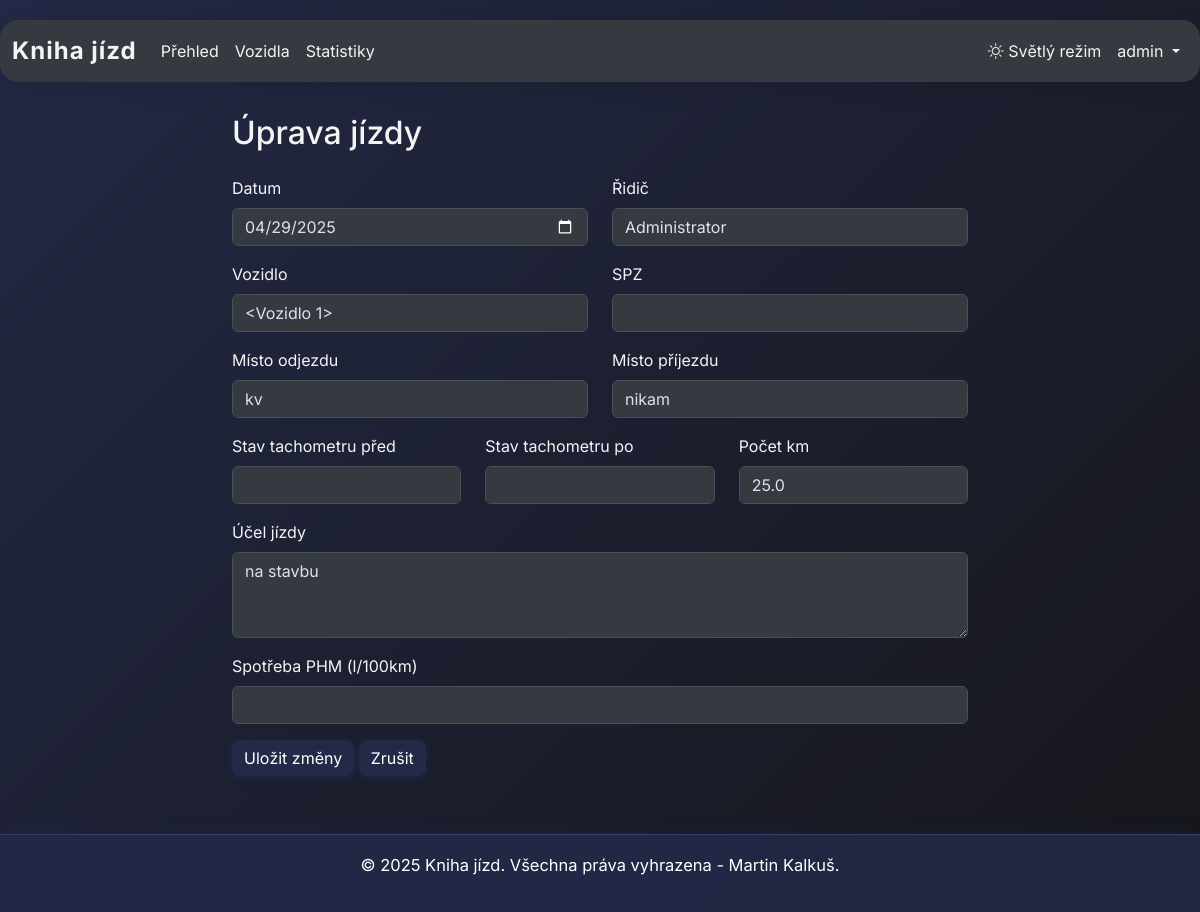
/uprava_jizdy/1 (signed in), run on the app's committed database.
### models.py (models this page shows, shortened)
class User(UserMixin, db.Model):
    __tablename__ = 'users'
    id = db.Column(Integer, primary_key=True)
    username = db.Column(String(80), unique=True, nullable=False)
    prijmeni = db.Column(String(80), nullable=False)  # Nové pole pro příjmení
    email = db.Column(String(120), unique=True, nullable=False)
    password_hash = db.Column(String(128))
    max_vozidel = db.Column(Integer, default=1)  # Maximální počet vozidel
    created_at = db.Column(DateTime, default=datetime.utcnow)
    platnost_do = db.Column(DateTime, nullable=False)  # Nové pole pro platnost účtu
    is_admin = db.Column(Boolean, default=False)
    dark_mode = db.Column(Boolean, default=True)  # Preference dark mode

class Jizda(db.Model):
    __tablename__ = 'jizdy'
    id = db.Column(Integer, primary_key=True)
    datum = db.Column(DateTime, nullable=False)
    vozidlo_id = db.Column(Integer, db.ForeignKey('vozidla.id'), nullable=False)
    vozidlo = db.relationship('Vozidlo', backref=db.backref('jizdy', lazy=True))
    ridic = db.Column(String(100), nullable=False)
    misto_odjezdu = db.Column(String(200), nullable=False)
    misto_prijezdu = db.Column(String(200), nullable=False)
    pocet_km = db.Column(Float, nullable=False)
    ucel_jizdy = db.Column(String(200), nullable=False)
    stav_tachometru = db.Column(Integer, nullable=False)
    typ_jizdy = db.Column(String(20), nullable=False, default='pracovní')  # Nový sloupec pro typ jízdy

### app.py (the view, shortened to what this page needs)
@app.route('/uprava_jizdy/<int:id>', methods=['GET', 'POST'])
@login_required
def uprava_jizdy(id):
    jizda = Jizda.query.get_or_404(id)
    return render_template('uprava_jizdy.html', jizda=jizda)

### app.py (called while the page is built)
@app.before_request
def before_request():
    if 'dark_mode' not in session:
        session['dark_mode'] = True

@login_manager.user_loader
def load_user(user_id):
    return User.query.get(int(user_id))

@app.context_processor
def inject_now():
    return {'now': datetime.now()}

### templates/uprava_jizdy.html (shortened to what this page needs)
{% extends "base.html" %}
{% block content %}
<div class="row">
    <div class="col-md-8 offset-md-2">
        <h2>Úprava jízdy</h2>
        <form method="POST" class="mt-4">
            <div class="row mb-3">
                <div class="col-md-6">
                    <label for="datum" class="form-label">Datum</label>
                    <input type="date" class="form-control" id="datum" name="datum"
                           value="{{ jizda.datum.strftime('%Y-%m-%d') }}" required>
                </div>
                <div class="col-md-6">
                    <label for="ridic" class="form-label">Řidič</label>
                    <input type="text" class="form-control" id="ridic" name="ridic"
                           value="{{ jizda.ridic }}" required>
                </div>
            </div>
            <div class="row mb-3">
                <div class="col-md-6">
                    <label for="vozidlo" class="form-label">Vozidlo</label>
                    <input type="text" class="form-control" id="vozidlo" name="vozidlo"
                           value="{{ jizda.vozidlo }}" required>
                </div>
                <div class="col-md-6">
                    <label for="spz" class="form-label">SPZ</label>
                    <input type="text" class="form-control" id="spz" name="spz"
                           value="{{ jizda.spz }}" required>
                </div>
            </div>
            <div class="row mb-3">
                <div class="col-md-6">
                    <label for="misto_odjezdu" class="form-label">Místo odjezdu</label>
                    <input type="text" class="form-control" id="misto_odjezdu" name="misto_odjezdu"
                           value="{{ jizda.misto_odjezdu }}" required>
                </div>
                <div class="col-md-6">
                    <label for="misto_prijezdu" class="form-label">Místo příjezdu</label>
                    <input type="text" class="form-control" id="misto_prijezdu" name="misto_prijezdu"
                           value="{{ jizda.misto_prijezdu }}" required>
                </div>
            </div>
            <div class="row mb-3">
                <div class="col-md-4">
                    <label for="stav_tachometru_pred" class="form-label">Stav tachometru před</label>
                    <input type="number" class="form-control" id="stav_tachometru_pred" name="stav_tachometru_pred"
                           value="{{ jizda.stav_tachometru_pred }}" required>
                </div>
                <div class="col-md-4">
                    <label for="stav_tachometru_po" class="form-label">Stav tachometru po</label>
                    <input type="number" class="form-control" id="stav_tachometru_po" name="stav_tachometru_po"
                           value="{{ jizda.stav_tachometru_po }}" required>
                </div>
                <div class="col-md-4">
                    <label for="pocet_km" class="form-label">Počet km</label>
                    <input type="number" step="0.1" class="form-control" id="pocet_km" name="pocet_km"
                           value="{{ jizda.pocet_km }}" required>
                </div>
            </div>
            <div class="mb-3">
                <label for="ucel_jizdy" class="form-label">Účel jízdy</label>
                <textarea class="form-control" id="ucel_jizdy" name="ucel_jizdy" rows="3" required>{{ jizda.ucel_jizdy }}</textarea>
            </div>
            <div class="mb-3">
                <label for="spotreba_phm" class="form-label">Spotřeba PHM (l/100km)</label>
                <input type="number" step="0.1" class="form-control" id="spotreba_phm" name="spotreba_phm"
                       value="{{ jizda.spotreba_phm }}">
            </div>
            <div class="mb-3">
                <button type="submit" class="btn btn-primary">Uložit změny</button>
                <a href="{{ url_for('index') }}" class="btn btn-secondary">Zrušit</a>
            </div>
        </form>
    </div>
</div>
{% endblock %}

### templates/base.html (shortened to what this page needs)
{% if now is not defined %}{% set now = namespace(year=2025, month=4) %}{% endif %}
<!DOCTYPE html>
<html lang="cs" data-bs-theme="{{ 'dark' if current_user.is_authenticated and current_user.dark_mode else 'dark' }}">
<head>
    <link href="https://cdn.jsdelivr.net/npm/bootstrap@5.3.2/dist/css/bootstrap.min.css" rel="stylesheet">
    <link href="{{ url_for('static', filename='css/dark-mode.css') }}" rel="stylesheet">
    <link rel="stylesheet" href="https://cdn.jsdelivr.net/npm/bootstrap-icons@1.10.5/font/bootstrap-icons.css">
</head>
<body>
    <nav class="navbar navbar-expand-lg bg-body-tertiary">
        <div class="container-fluid">
            <a class="navbar-brand" href="{{ url_for('index') }}">Kniha jízd</a>
            <div class="collapse navbar-collapse" id="navbarNav">
                <ul class="navbar-nav me-auto">
                    {% if current_user.is_authenticated %}
                    <li class="nav-item">
                        <a class="nav-link" href="{{ url_for('index') }}">Přehled</a>
                    </li>
                    <li class="nav-item">
                        <a class="nav-link" href="{{ url_for('vozidla') }}">Vozidla</a>
                    </li>
                    <li class="nav-item">
                        <a class="nav-link" href="{{ url_for('statistiky') }}">Statistiky</a>
                    </li>
                    {% endif %}
                </ul>
                <ul class="navbar-nav">
                    <li class="nav-item">
                        <button class="btn nav-link" id="toggleTheme">
                            <i class="bi" id="themeIcon"></i>
                            <span id="themeText">{{ 'Světlý režim' if current_user.is_authenticated and current_user.dark_mode else 'Tmavý režim' }}</span>
                        </button>
                    </li>
                    {% if current_user.is_authenticated %}
                    <li class="nav-item dropdown">
                        <a class="nav-link dropdown-toggle" href="#" id="userDropdown" role="button" data-bs-toggle="dropdown" aria-expanded="false">
                            {{ current_user.username }}
                        </a>
                    </li>
                    {% endif %}
                </ul>
            </div>
        </div>
    </nav>
    <div class="container mt-4">
        {% block content %}{% endblock %}
    </div>
    <footer class="footer">
        <div class="container">
            <div class="footer-text">
                <p>&copy; 2025 Kniha jízd. Všechna práva vyhrazena - Martin Kalkuš. </p>
            </div>
        </div>
    </footer>
</body>
</html>

### static/css/dark-mode.css (style rules this page uses)
[data-bs-theme="dark"] { --bs-body-color: #dee2e6; --bs-body-bg: #212529; --bs-primary: #0d6efd; --bs-secondary: #6c757d; --bs-success: #198754; --bs-info: #0dcaf0; --bs-warning: #ffc107; --bs-danger: #dc3545; --bs-light: #f8f9fa; --bs-dark: #212529; }
[data-bs-theme="dark"] .navbar { background-color: #343a40 !important; }
[data-bs-theme="dark"] .form-control, [data-bs-theme="dark"] .form-select { background-color: #343a40; border-color: #495057; color: #dee2e6; }

### templates/base.html (style rules this page uses)
body { font-family: 'Inter', Arial, sans-serif; margin-bottom: 120px; background: linear-gradient(135deg, #232946 0%, #16161a 100%); color: #f4f4f4; }
.navbar { box-shadow: 0 4px 24px rgba(0,0,0,0.12); border-radius: 18px; margin: 20px 0 32px 0; background: rgba(34, 41, 70, 0.92); backdrop-filter: blur(8px); }
.navbar-brand { font-weight: 700; font-size: 1.5rem; letter-spacing: 1px; color: #fff !important; }
.nav-link, .navbar-nav .nav-link, .navbar-brand { color: #f4f4f4 !important; transition: color 0.2s; }
.btn, .btn-action { border-radius: 8px; box-shadow: 0 2px 8px rgba(67,97,238,0.10); transition: box-shadow 0.2s, background 0.2s, color 0.2s; background: #232946; color: #fff; border: none; }
.footer { position: fixed; bottom: 0; width: 100%; background: rgba(34, 41, 70, 0.95); padding: 18px 0; text-align: center; border-top: 1px solid #393e6e; box-shadow: 0 -2px 16px rgba(67,97,238,0.07); backdrop-filter: blur(8px); }
.footer .container { display: flex; align-items: center; justify-content: center; gap: 32px; }
.footer-text { text-align: left; font-size: 1.03em; color: #fff; }
.btn#toggleTheme, .btn#toggleTheme:focus { background: transparent; color: #fff; border: none; box-shadow: none; padding-left: 0.5rem; padding-right: 0.5rem; }

### data on the page
User: username "admin"
Jizda: datum "04/29/2025", ridic "Administrator", misto_odjezdu "kv", misto_prijezdu "nikam", pocet_km "25.0", ucel_jizdy "na stavbu"
